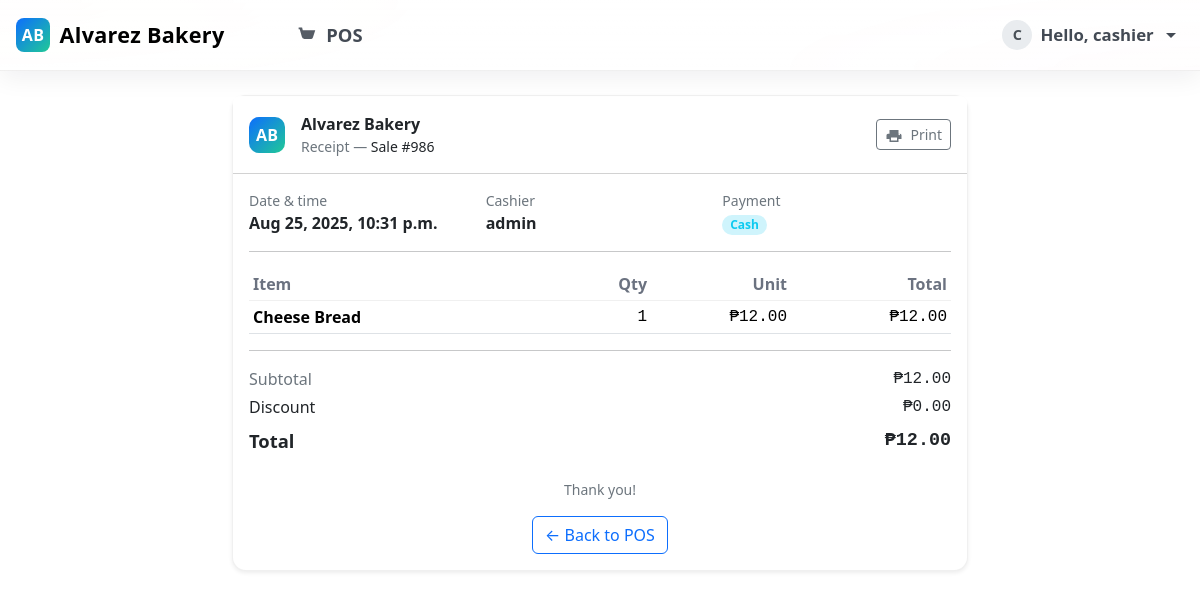
Screenshot of /receipt/986/ (signed in) with the database file from the repository.
### core/models.py (models this page shows, shortened)
class SalesTransaction(models.Model):
    PAYMENT_METHODS = (
        ('CASH', 'Cash'),
        ('CARD', 'Card'),
        ('E_WALLET', 'E-Wallet'),
    )
    cashier = models.ForeignKey(User, on_delete=models.PROTECT, related_name='sales')
    total_amount = models.DecimalField(max_digits=12, decimal_places=2)
    discount = models.DecimalField(max_digits=12, decimal_places=2, default=0)
    payment_method = models.CharField(max_length=20, choices=PAYMENT_METHODS, default='CASH')
    created_at = models.DateTimeField(auto_now_add=True)

class SalesItem(models.Model):
    sale = models.ForeignKey(SalesTransaction, on_delete=models.CASCADE, related_name='items')
    product = models.ForeignKey(Product, on_delete=models.PROTECT)
    qty = models.PositiveIntegerField()
    unit_price = models.DecimalField(max_digits=10, decimal_places=2)
    line_total = models.DecimalField(max_digits=12, decimal_places=2)

class Product(models.Model):
    name = models.CharField(max_length=160)
    price = models.DecimalField(max_digits=10, decimal_places=2)
    ingredients = models.TextField(blank=True)
    is_active = models.BooleanField(default=True)
    image = models.ImageField(upload_to="products/", blank=True, null=True)
    created_at = models.DateTimeField(auto_now_add=True)
    updated_at = models.DateTimeField(auto_now=True)

### core/views.py (the view)
# urls.py: path('receipt/<int:sale_id>/', core_views.receipt, name='receipt'),
@login_required
def receipt(request, sale_id):
    sale = get_object_or_404(SalesTransaction, pk=sale_id)
    return render(request, 'core/receipt.html', {'sale': sale})

### templates/core/receipt.html (shortened to what this page needs)
{% extends 'core/base.html' %}
{% block content %}
<div class="container my-4 receipt-wrap">
  <div class="card shadow-sm receipt-card">
    <div class="card-header bg-white d-flex align-items-center justify-content-between py-3">
      <div class="d-flex align-items-center gap-3">
        <span class="brand-chip">AB</span>
        <div>
          <div class="fw-bold">Alvarez Bakery</div>
          <div class="text-secondary small">Receipt — <span class="text-body">Sale #{{ sale.id }}</span></div>
        </div>
      </div>
      <button type="button" class="btn btn-outline-secondary btn-sm print-btn" onclick="window.print()" title="Print">
        <svg viewBox="0 0 24 24" fill="currentColor"><path d="M6 9V4h12v5h2a2 2 0 0 1 2 2v5h-4v4H6v-4H2v-5a2 2 0 0 1 2-2h2Zm2-3h8v3H8V6Zm8 12v-4H8v4h8Zm3-7a1 1 0 1 0 0-2 1 1 0 0 0 0 2Z"/></svg>
        <span class="ms-1">Print</span>
      </button>
    </div>
    <div class="card-body">
      <div class="row g-2 mb-2">
        <div class="col-md">
          <div class="text-secondary small">Date &amp; time</div>
          <div class="fw-semibold">{{ sale.created_at|date:"M j, Y, g:i a" }}</div>
        </div>
        <div class="col-md">
          <div class="text-secondary small">Cashier</div>
          <div class="fw-semibold">{{ sale.cashier.username }}</div>
        </div>
        {% if sale.payment_method %}
        <div class="col-md">
          <div class="text-secondary small">Payment</div>
          <span class="badge rounded-pill bg-info-subtle text-info fw-semibold">
            {{ sale.payment_method|title|cut:"_" }}
          </span>
        </div>
        {% endif %}
      </div>
      <hr class="my-3">
      <div class="table-responsive">
        <table class="table table-sm table-items mb-0">
          <thead>
            <tr>
              <th>Item</th>
              <th class="text-end" style="width:120px;">Qty</th>
              <th class="text-end" style="width:140px;">Unit</th>
              <th class="text-end" style="width:160px;">Total</th>
            </tr>
          </thead>
          <tbody>
            {% for it in sale.items.all %}
              <tr>
                <td class="fw-semibold">{{ it.product.name }}</td>
                <td class="text-end num">{{ it.qty }}</td>
                <td class="text-end num">₱{{ it.unit_price|floatformat:2 }}</td>
                <td class="text-end num">₱{{ it.line_total|floatformat:2 }}</td>
              </tr>
            {% endfor %}
          </tbody>
        </table>
      </div>
      <hr class="my-3">
      <div class="summary-row">
        <div class="text-secondary">Subtotal</div>
        <div class="num">₱{{ sale.total_amount|add:sale.discount|floatformat:2 }}</div>
      </div>
      <div class="summary-row">
        <div>Discount</div>
        <div class="num">₱{{ sale.discount|floatformat:2 }}</div>
      </div>
      <div class="summary-row mt-2">
        <div class="summary-total">Total</div>
        <div class="summary-total num">₱{{ sale.total_amount|floatformat:2 }}</div>
      </div>
      <div class="text-center text-secondary small mt-4">Thank you!</div>
      <div class="text-center mt-3">
        <a class="btn btn-outline-primary btn-back" href="/pos/">
          ← Back to POS
        </a>
      </div>
    </div>
  </div>
</div>
{% endblock %}

### templates/core/base.html (shortened to what this page needs)
{% load static %}
<!doctype html>
<html lang="en">
<head>
  <link rel="stylesheet" href="https://cdn.jsdelivr.net/npm/bootstrap@5.3.3/dist/css/bootstrap.min.css">
</head>
<body>
{% if request.path != '/login/' %}
<nav class="navbar navbar-expand-lg navbar-light navbar-elevated">
  <div class="container-fluid px-3">
    <a class="navbar-brand" href="/">
      <span class="brand-mark">AB</span>
      Alvarez Bakery
    </a>
    <div class="collapse navbar-collapse" id="nav">
      <ul class="navbar-nav ms-3 ms-md-4 ms-lg-5 me-auto">
        <li class="nav-item">
          <a class="nav-link {% if request.path == '/pos/' %}active{% endif %}" href="/pos/" title="Point of Sale">
            <svg class="nav-ic" viewBox="0 0 24 24" fill="currentColor" aria-hidden="true">
              <path d="M7 4H5L4 6h2l2.68 9.39A2 2 0 0 0 10.6 17h6.8a2 2 0 0 0 1.93-1.52L22 7H6.42L5.92 5.5 5.7 4.8A1 1 0 0 0 4.74 4H3v2h1.26l2.43 8.5A3 3 0 0 0 9.6 17H18v-2H9.6L7 4Z"/>
            </svg>
            <span>POS</span>
          </a>
        </li>
      </ul>
      <ul class="navbar-nav ms-auto align-items-center">
        {% if request.user.is_authenticated %}
          <li class="nav-item dropdown">
            <a class="nav-link dropdown-toggle d-flex align-items-center gap-2" href="#" id="userMenu" role="button" data-bs-toggle="dropdown" aria-expanded="false" style="font-size:1.05rem;">
              <span class="avatar">{{ request.user.username|slice:":1"|upper }}</span>
              <span class="d-none d-sm-inline">Hello, {{ request.user.username }}</span>
            </a>
          </li>
        {% else %}
          <li class="nav-item">
            <a class="btn btn-primary btn-lg" href="/login/">Login</a>
          </li>
        {% endif %}
      </ul>
    </div>
  </div>
</nav>
{% endif %}
<div class="{% if request.path == '/login/' %}container-fluid p-0{% else %}container{% endif %}">
  {% block content %}{% endblock %}
</div>
</body>
</html>

### templates/core/base.html (style rules this page uses)
.card { border-radius: 1rem; }
.navbar-elevated { position: sticky; top: 0; z-index: 1030; background: linear-gradient(180deg, rgba(255,255,255,.92), rgba(255,255,255,.88)), radial-gradient(800px 160px at 0% 0%, rgba(255,214,150,.15), transparent 60%), radial-gradient(800px 160px at 100% 100%, rgba(255,143,178,.12), transparent 60%); backdrop-filter: saturate(180%) blur(6px); -webkit-backdrop-filter: saturate(180%) blur(6px); border-bottom: 1px solid rgba(0,0,0,.06); box-shadow: 0 8px 24px rgba(16,24,40,.06); }
.navbar-brand { display: inline-flex; align-items: center; gap: .6rem; font-weight: 800; letter-spacing: .3px; font-size: 1.25rem; }
@media (min-width: 1200px) { .navbar-brand { font-size: 1.35rem; } }
.brand-mark { width: 34px; height: 34px; border-radius: 8px; background: linear-gradient(135deg, #0d6efd, #20c997); display: inline-grid; place-items: center; color: #fff; font-size: 1rem; font-weight: 700; }
.navbar-nav { gap: .6rem; }
@media (min-width: 992px) { .navbar-nav { gap: 1rem; } }
.nav-link { border-radius: 999px; display: inline-flex; align-items: center; gap: .55rem; color: #434a54; font-weight: 600; padding: .65rem 1rem; font-size: 1.05rem; }
@media (min-width: 992px) { .nav-link { padding: .75rem 1.15rem; font-size: 1.15rem; } }
.nav-ic { width: 19px; height: 19px; opacity: .9; }
@media (min-width: 992px) { .nav-ic { width: 21px; height: 21px; } }
.avatar { width: 30px; height: 30px; border-radius: 50%; display: inline-flex; align-items: center; justify-content: center; background: #e9ecef; color: #495057; font-weight: 700; font-size: .9rem; }

### templates/core/receipt.html (style rules this page uses)
.receipt-wrap { max-width: 760px; }
.receipt-card { border-radius: 14px; border: 1px solid rgba(0,0,0,.06); }
.brand-chip { display:inline-grid; place-items:center; width:36px; height:36px; border-radius:10px; color:#fff; font-weight:700; background: linear-gradient(135deg, #0d6efd, #20c997); }
.num { font-variant-numeric: tabular-nums; font-family: ui-monospace, SFMono-Regular, Menlo, Consolas, monospace; }
.table-items thead th { color:#6b7280; font-weight:600; border-bottom-color:rgba(0,0,0,.06); }
.table-items tbody td { vertical-align: middle; }
.summary-row { display:flex; justify-content:space-between; gap:1rem; }
.summary-row + .summary-row { margin-top:.25rem; }
.summary-total { font-size:1.15rem; font-weight:700; }
.print-btn svg { width:18px; height:18px; }

### rows the page displays
SalesTransaction: id "986", created_at "Aug 25, 2025, 10:31 p.m.", cashier.username "admin", payment_method "Cash", total_amount|add "12.00", discount "0.00", total_amount "12.00"
SalesItem: product.name "Cheese Bread", qty "1", unit_price "12.00", line_total "12.00"

### other values shown
{{ request.user.username|slice:":1"|upper }} "C"
{{ request.user.username }} "cashier"
